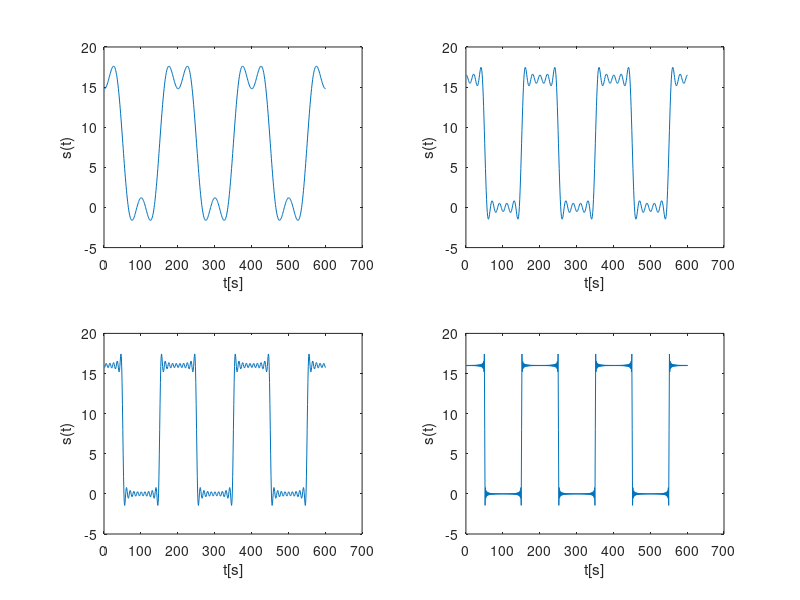

The MATLAB script that drew this image:

tau = 10;      
A = 16;        
omega_0 = 2*pi/20;  


N = 100;


c_k = zeros(1, N+1);

for k = 0:N
    if k == 0
        c_k(k+N+1) = A * 1/2; 
    else
        c_k(k+N+1) = A * sin(k * omega_0 * tau / 2) / (k * pi);  
    end
end

s = [];
for t = 0:0.1:60
    sumck = 0;
    for k = 0:3
        if k == 0
            sumck = sumck + c_k(k+N+1);
        else
            sumck = sumck +2*abs(c_k(k+N+1))*cos(k*omega_0*t+angle(c_k(k+N+1)));
        end
    end
    s = [s,sumck];
end


figure;
subplot(2,2,1);
plot(s)
xlabel('t[s]');
ylabel('s(t)');

s = [];
for t = 0:0.1:60
    sumck = 0;
    for k = 0:10
        if k == 0
            sumck = sumck + c_k(k+N+1);
        else
            sumck = sumck +2*abs(c_k(k+N+1))*cos(k*omega_0*t+angle(c_k(k+N+1)));
        end
    end
    s = [s,sumck];
end

subplot(2,2,2);
plot(s)
xlabel('t[s]');
ylabel('s(t)');

s = [];
for t = 0:0.1:60
    sumck = 0;
    for k = 0:20
        if k == 0
            sumck = sumck + c_k(k+N+1);
        else
            sumck = sumck +2*abs(c_k(k+N+1))*cos(k*omega_0*t+angle(c_k(k+N+1)));
        end
    end
    s = [s,sumck];
end
subplot(2,2,3);
plot(s)
xlabel('t[s]');
ylabel('s(t)');

s = [];
for t = 0:0.1:60
    sumck = 0;
    for k = 0:100
        if k == 0
            sumck = sumck + c_k(k+N+1);
        else
            sumck = sumck +2*abs(c_k(k+N+1))*cos(k*omega_0*t+angle(c_k(k+N+1)));
        end
    end
    s = [s,sumck];
end
subplot(2,2,4);
plot(s)
xlabel('t[s]');
ylabel('s(t)');